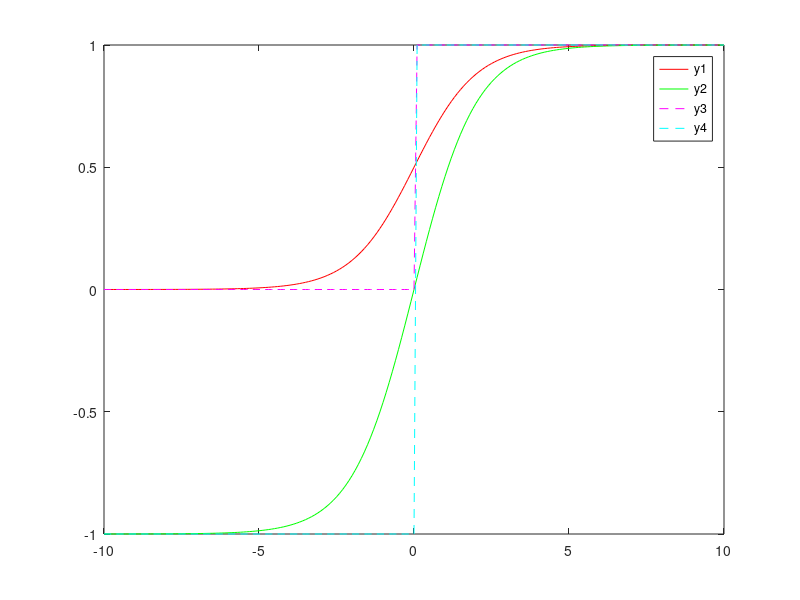

Write the MATLAB code that produced this figure.
close all;
clear all;
clc;
x=-10:0.1:10;
% lamba=1 (slope)
y1=(1./(1+exp(-x)));
y2=(2./(1+exp(-x)))-1;

n=length(x);
for i=1:n
    if x(i)>0
        y3(i)=1;
        y4(i)=1;
    else
         y3(i)=0;
         y4(i)=-1;

    end;
end;
% plotting scheme 1 - Individual Figure windows
% figure(1);plot(x,y1);title('Binary soft limit Sigmoidal AF');
% figure(2);plot(x,y2);title('Bipolar soft limit Sigmoidal AF');
% figure(3);plot(x,y3);title('Binary hard limit Sigmoidal AF');
% figure(4);plot(x,y4);title('Bipolar hard limit Sigmoidal AF');

% plotting scheme 2 - Dividing Figure windows
% subplot(221);plot(x,y1);title('Binary soft limit Sigmoidal AF');
% subplot(222);plot(x,y2);title('Bipolar soft limit Sigmoidal AF');
% subplot(223);plot(x,y3);title('Binary hard limit Sigmoidal AF');
% subplot(224);plot(x,y4);title('Bipolar hard limit Sigmoidal AF');

% plotting scheme 3 - Merging Figure windows
plot(x,y1,'r');hold on;
plot(x,y2,'g');hold on;
plot(x,y3,'--m');hold on;
plot(x,y4,'--c');hold off;
legend('y1','y2','y3','y4');